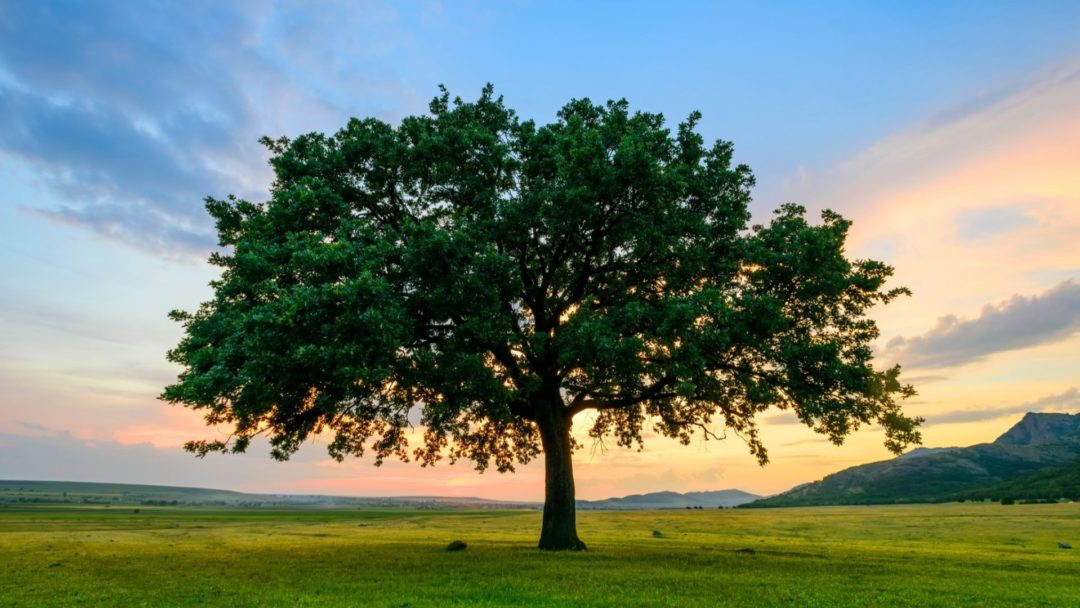
#> input picture oak.jpg, 1080 x 608 px
$ python first_cv.py
#> lines starting #> are read from the running program, lines starting #| are printed output that depends on the picture
#!/usr/bin/env python3
# -*- coding: utf-8 -*-
"""
Created on Fri Mar 15 18:28:11 2019

@author: nilesh
"""

import cv2
import numpy as np

np.zeros((500,500,3))

img1=cv2.imread('oak.jpg',flags=cv2.IMREAD_COLOR)[200:600,0:100]
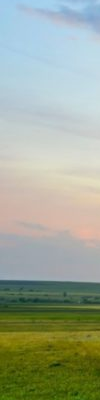
#> img1: shape (400, 100, 3); mean B, G, R 149.4, 168.1, 157.9
#img2=cv2.imread('oak.jpg',flags=cv2.IMREAD_GRAYSCALE)
#img3=cv2.imread('oak.jpg',flags=cv2.IMREAD_UNCHANGED)
dog=cv2.imread('dog1.jpg')
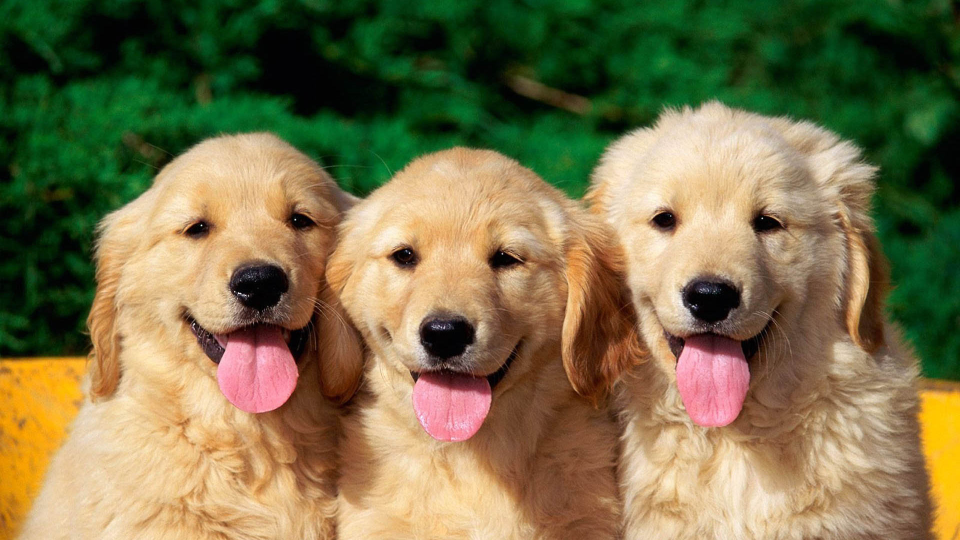
#> input picture dog1.jpg, 1920 x 1080 px (shown at 1/2 size)
#> dog is the input picture: shape (1080, 1920, 3); mean B, G, R 75.1, 114.4, 123.4
cat=cv2.imread('cat1.jpg')
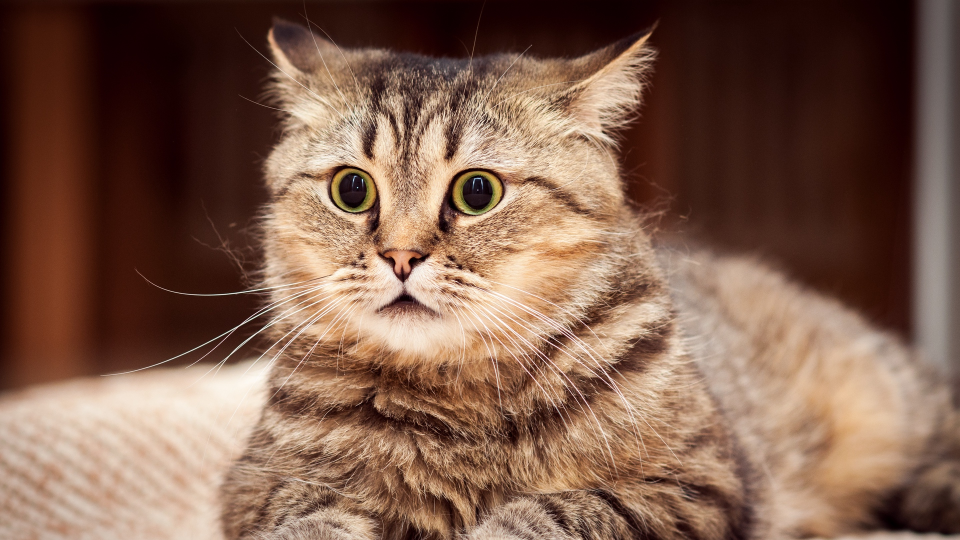
#> input picture cat1.jpg, 1920 x 1080 px (shown at 1/2 size)
#> cat is the input picture: shape (1080, 1920, 3); mean B, G, R 77.5, 94.6, 127.4
final=dog*cat
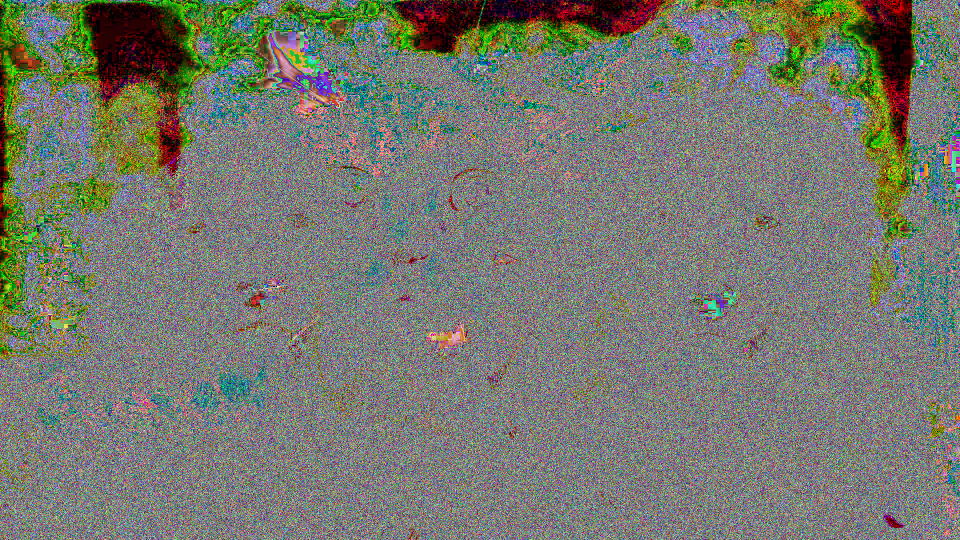
#> final: shape (1080, 1920, 3) (shown at 1/2 size); mean B, G, R 111.7, 121.1, 118.3
cv2.imwrite('new_dog.jpg',final)

#rev=1/img
img2=cv2.addWeighted(dog,0.1,cat,0.7,1)
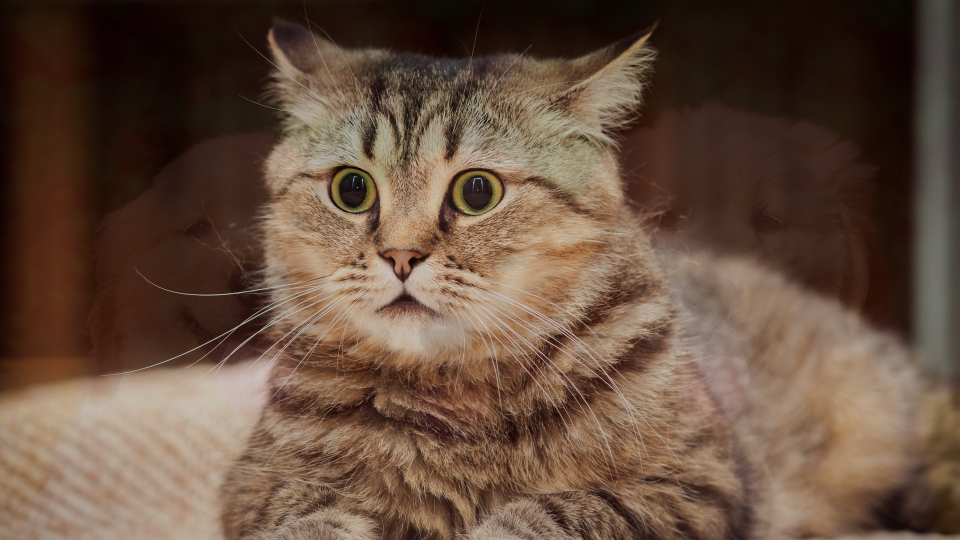
#> img2: shape (1080, 1920, 3) (shown at 1/2 size); mean B, G, R 62.7, 78.7, 102.5
img3=cv2.addWeighted(dog,0.1,cat,0.7,0)
#cv2.imshow('win1',img1)
cv2.imshow('win2',img1)
#cv2.imshow('win3',img3)

cv2.waitKey(0)
#print(img.shape)
